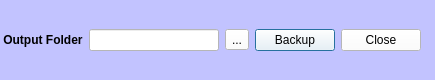
<?xml version="1.0" encoding="UTF-8"?>
<ui version="4.0">
 <class>backupDialog</class>
 <widget class="QDialog" name="backupDialog">
  <property name="geometry">
   <rect>
    <x>0</x>
    <y>0</y>
    <width>435</width>
    <height>80</height>
   </rect>
  </property>
  <property name="minimumSize">
   <size>
    <width>435</width>
    <height>80</height>
   </size>
  </property>
  <property name="maximumSize">
   <size>
    <width>435</width>
    <height>80</height>
   </size>
  </property>
  <property name="windowTitle">
   <string>Dialog</string>
  </property>
  <property name="styleSheet">
   <string notr="true">background-color: rgb(194, 195, 255);</string>
  </property>
  <widget class="QWidget" name="horizontalLayoutWidget">
   <property name="geometry">
    <rect>
     <x>0</x>
     <y>0</y>
     <width>421</width>
     <height>80</height>
    </rect>
   </property>
   <layout class="QHBoxLayout" name="horizontalLayout">
    <item>
     <widget class="QLabel" name="label">
      <property name="font">
       <font>
        <weight>75</weight>
        <bold>true</bold>
       </font>
      </property>
      <property name="text">
       <string> Output Folder</string>
      </property>
     </widget>
    </item>
    <item>
     <widget class="QLineEdit" name="backupfolder">
      <property name="styleSheet">
       <string notr="true">background-color: rgb(255, 255, 255);</string>
      </property>
     </widget>
    </item>
    <item>
     <widget class="QToolButton" name="selectbackup">
      <property name="styleSheet">
       <string notr="true">background-color: rgb(255, 255, 255);</string>
      </property>
      <property name="text">
       <string>...</string>
      </property>
     </widget>
    </item>
    <item>
     <widget class="QPushButton" name="backup">
      <property name="styleSheet">
       <string notr="true">background-color: rgb(255, 255, 255);</string>
      </property>
      <property name="text">
       <string>Backup</string>
      </property>
     </widget>
    </item>
    <item>
     <widget class="QPushButton" name="bakclose">
      <property name="styleSheet">
       <string notr="true">background-color: rgb(255, 255, 255);</string>
      </property>
      <property name="text">
       <string>Close</string>
      </property>
     </widget>
    </item>
   </layout>
  </widget>
 </widget>
 <resources/>
 <connections/>
</ui>
